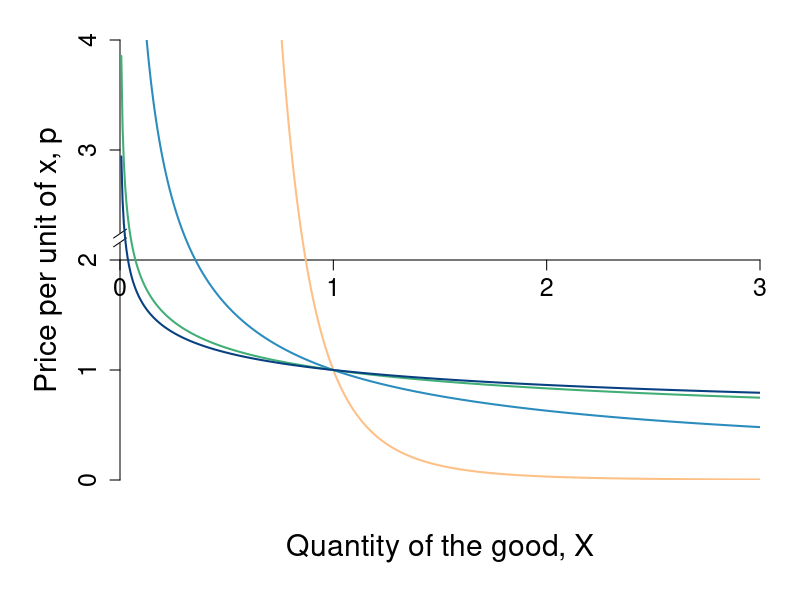

Source code (R):
require(shape)
require(plotrix)
require(ggplot2)
pdf(file = "indmarketdemand/elasticity_fig_check.pdf", width = 9, height = 7)

#Set parameters for graphics
pointsize <- 1.8
axislabelsize <- 1.8
labelsize <- 1.5
namesize <- 1.8
annotatesize <- 1.5
graphlinewidth <- 2
segmentlinewidth <- 1.5

COL <- c("#7fc97f", "#beaed4", "#fdc086", "#ffff99", "#386cb0", "#f0027f", "#bf5b17", "#666666")
COLA <- c("#99d8c9","#66c2a4","#41ae76", "#238b45", "#005824")
COLB <- c("#4eb3d3", "#2b8cbe", "#0868ac","#084081")

par(mar =  c(6, 6, 2, 2))
xlims <- c(0, 3)
ylims <- c(0, 4)
xlims2 <- c(10, 0)
ylims2 <- c(15, 0)

elasticity1 <- function(x, A = 1, b = 1) {
  A*x^(1/b)
}

plot(0, 0, xlim = xlims, ylim = ylims, type = "n",
     xlab = "Quantity of the good, X",
     ylab = "Price per unit of x, p", 
     xaxt = "n", 
     yaxt = "n", 
     cex.lab = axislabelsize, 
     bty = "n",
     xaxs="i", 
     yaxs="i")

ticksy <- seq(from = 0, to = 15, by = 1)
ylabels <- seq(from = 0, to = 15, by = 1)
ticksx <- seq(from = 0, to = 10, by = 1)
xlabels <- seq(from = 0, to = 10, by = 1)
axis(1, at = ticksx, pos = 2, labels = xlabels, cex.axis = labelsize)
axis(2, at = ticksy, pos = 0, labels = ylabels, las = 0, cex.axis = labelsize)

axis.break(axis = 2, breakpos = 2.2, pos = 0,
           bgcol = "white", breakcol = "black",
           style = "slash", brw = 0.02)

npts <- 500 
npts2 <- 501

#Specify the sequences of points for graphing. 
xx1 <- seq(xlims[1], xlims[2], length.out = npts)
yy1 <- elasticity1(xx1, b = -0.2)
xx2 <- seq(xlims[1], xlims[2], length.out = npts)
yy2 <- elasticity1(xx2, b = -1.5)
xx3 <- seq(xlims[1], xlims[2], length.out = npts)
yy3 <- elasticity1(xx3, b = -3.79)
xx4 <- seq(xlims[1], xlims[2], length.out = npts)
yy4 <- elasticity1(xx4, b = -4.74)

lines(xx1,yy1, col = COL[3], lwd = graphlinewidth)
lines(xx2,yy2, col = COLB[2], lwd = graphlinewidth)
lines(xx3,yy3, col = COLA[3], lwd = graphlinewidth)
lines(xx4,yy4, col = COLB[4], lwd = graphlinewidth)

points(1, 5, pch = 16, col = "black", cex = 1.5)

legend(1.3, 8, 
       legend=c("Rice in Japan  (0.2)", "Fish (1.5)","Coca-cola (3.8)","Expensive Alcoholic Drinks (4.7)"),
       col=c(COL[3], COLB[2],COLA[3],COLB[4]), 
       lty=1, cex=labelsize, xpd =TRUE)


dev.off()
